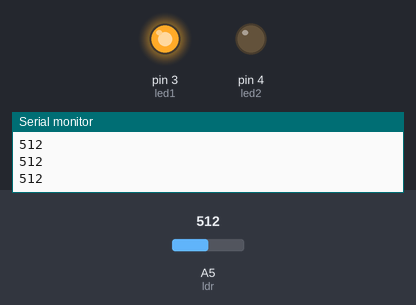
Simulated run of this sketch. Board: Arduino Uno, built with avr-gcc and run on an emulated ATmega328P. Shown: output pins drawn as LEDs (lit = HIGH), the last lines printed to the serial monitor. The test bench sets the inputs (shaded band); at power-on: A5 (ldr) = 512.

Above: at 1.2 s.
1.3 s: A5 (ldr) set to 106
2.8 s: A5 (ldr) set to 90
At 3.8 s:
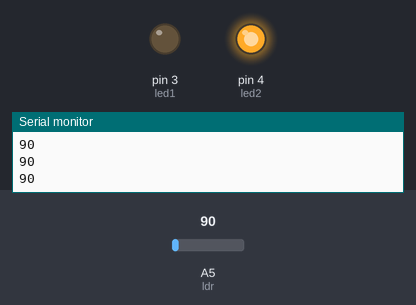
4.3 s: A5 (ldr) set to 110
At 4.9 s:
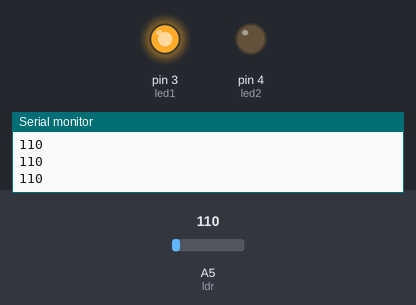
5.8 s: A5 (ldr) set to 0
At 6.1 s:
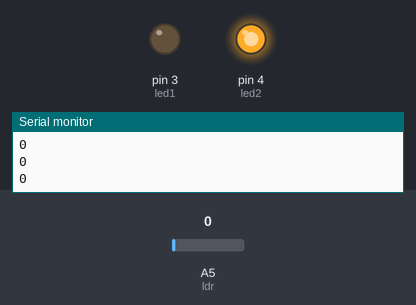
Timing chart, 0 to 8.3 s (numbered marks = the images above; inputs shaded):
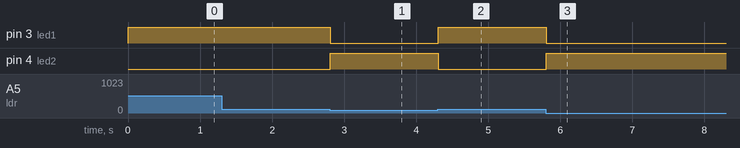

The sketch:

Ligando_um_LED_com_sensor_de_luminosidade.ino
```cpp
int Leitura_Luz = 0;//Variável pra guardar o valor de leitura do sensor
//LEDS
int led1 = 3;
int led2 = 4;
//Sensor
int ldr = A5;

void setup(){
  pinMode(ldr, INPUT);//a informação é lida do sensor
  Serial.begin(9600);//Inicia a conexão serial para podemos ver qual é a leitura do sensor.
  //Os leds são saída de dados
  pinMode(led1, OUTPUT);
  pinMode(led2, OUTPUT);
}

void loop(){
  Leitura_Luz = analogRead(ldr);//Faz a leitura do sensor
  Serial.println(Leitura_Luz);//Mostra a leitura pro usuário
  if (Leitura_Luz >= 100) {//se a leitura do sensor for maior ou igual que 100, o que indica um certo nível de claridade, o led1 é aceso e o led 2 é apagado
    digitalWrite(led1, HIGH);
    digitalWrite(led2, LOW);
  } else { //Se a leitura for inferior a 100, o led2 é aceso e o led1 é apagado
    digitalWrite(led1, LOW);
    digitalWrite(led2, HIGH);
  }
}
```

Measured:
- the behaviour switches between 100 and 99 on A5 (ldr) (found by bisection; images 0 and 1)
- after the input at 2.8 s, pin 3 (led1): HIGH → LOW at once; pin 4 (led2): LOW → HIGH at once
- after the input at 4.3 s, pin 3 (led1): LOW → HIGH at once; pin 4 (led2): HIGH → LOW at once
- after the input at 5.8 s, pin 3 (led1): HIGH → LOW at once; pin 4 (led2): LOW → HIGH at once
